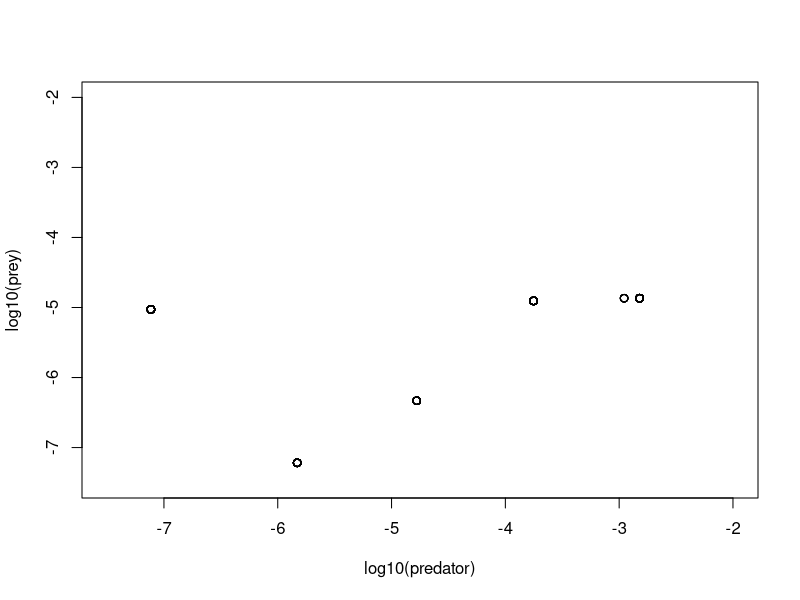
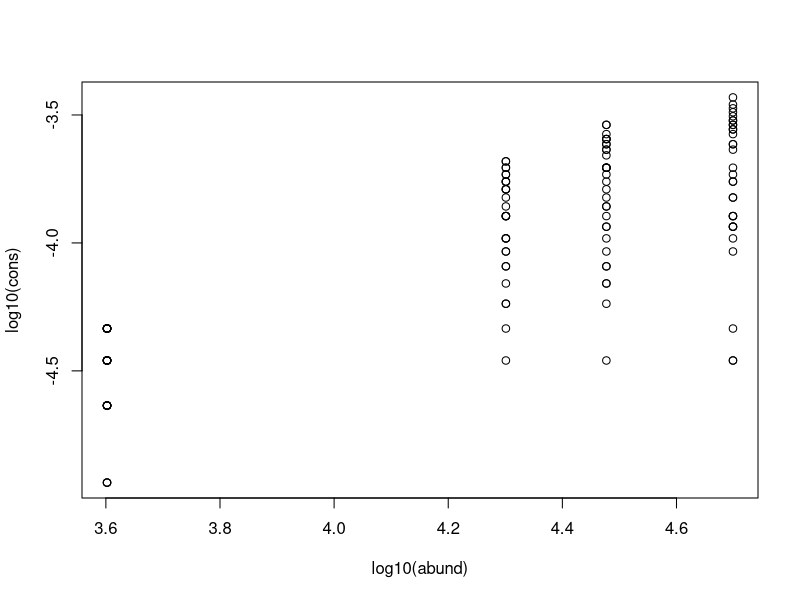
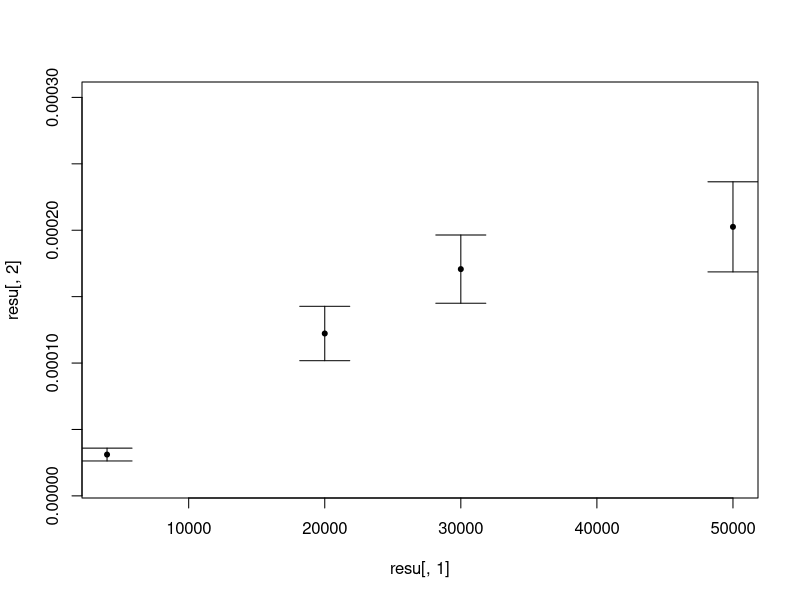

Recreate these plots in R, in order.
# Analysis of data on functional response
# Sebastien Portalier
# 4 March 2020

#### Standard error ####
se=function(dat){
  ste=sd(dat)/sqrt(length(dat))
  return(ste)
}

#### Data ####
setwd("~/Documents/Temporary/Functional_Response")

fr=read.csv('FR.csv')

levels(fr$published_data.habitat)

fresh=fr[fr$published_data.habitat=='freshwater',]
marin=fr[fr$published_data.habitat=='marine',]
terre=fr[fr$published_data.habitat=='terrestrial',]

water1=subset(fr,fr$published_data.habitat!='terrestrial')
water=subset(water1,water1$published_data.habitat!='')
water=droplevels(water)

predator=water$published_data.interactor1sizesi
prey=water$published_data.interactor2sizesi

plot(log10(prey)~log10(predator),xlim=c(-7.5,-2),ylim=c(-7.5,-2))

levels(water$published_data.interactor1)
ranatra=subset(water,water$published_data.interactor1=='Ranatra dispar')
ranatra=droplevels(ranatra)
levels(ranatra$published_data.interactor2)

cons=ranatra$published_data.standardisedtraitvalue
abund=ranatra$published_data.interactor2denvaluesi

plot(log10(cons)~log10(abund))
avercons=tapply(ranatra$published_data.standardisedtraitvalue,as.factor(ranatra$published_data.interactor2denvaluesi),mean)
secons=tapply(ranatra$published_data.standardisedtraitvalue,as.factor(ranatra$published_data.interactor2denvaluesi),se)

resu=matrix(nrow=length(avercons),ncol=4)
resu=as.data.frame(resu)
resu[,1]=as.numeric(names(avercons))
resu[,2]=avercons
resu[,3]=resu[,2]-1.96*secons
resu[,4]=resu[,2]+1.96*secons

plot(resu[,2]~resu[,1],pch=20,ylim=c(1e-5,3e-4))
arrows(resu[,1],resu[,3],resu[,1],resu[,4],length=0.25,angle=90,code=3)

#### water ####
setwd("~/Documents/Temporary/Functional_Response")

fr=read.csv('FR.csv')
water1=subset(fr,fr$published_data.habitat!='terrestrial')
water=subset(water1,water1$published_data.habitat!='')
water=droplevels(water)

predator=water$published_data.interactor1sizesi
prey=water$published_data.interactor2sizesi

pred=levels(water$published_data.interactor1)

inter=subset(water,water$published_data.interactor1==pred[1])
inter=droplevels(inter)
levels(inter$published_data.interactor2)
levels(as.factor(inter$published_data.interactor1sizesi))
levels(as.factor(inter$published_data.interactor2sizesi))

dodo=water[,c(2,17,51,85,86,87,88,89,95,96,97,128,129,130,131,132,138,139)]

#### terrestrial ####
terre=subset(fr,fr$published_data.habitat=='terrestrial')
terre=droplevels(terre)
dodoterre=terre[,c(2,17,51,85,86,87,88,89,95,96,97,128,129,130,131,132,138,139)]

levels(dodoterre$published_data.interactor1)

